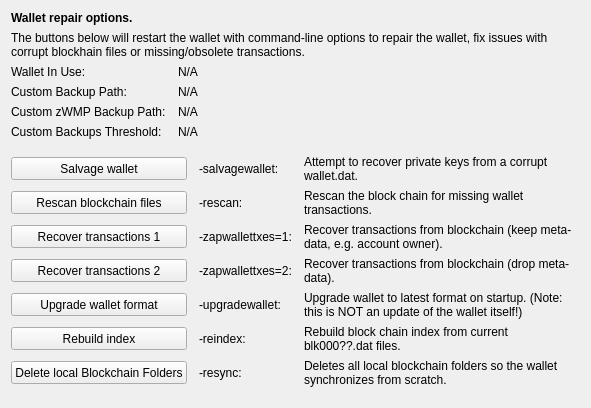
     <widget class="QWidget" name="tab_repair">
      <attribute name="title">
       <string>&amp;Wallet Repair</string>
      </attribute>
      <layout class="QGridLayout" name="gridLayout_4" columnstretch="0,0,0,0">
       <property name="horizontalSpacing">
        <number>12</number>
       </property>
       <item row="0" column="0" colspan="4">
        <widget class="QLabel" name="label_repair_header">
         <property name="font">
          <font>
           <weight>75</weight>
           <bold>true</bold>
          </font>
         </property>
         <property name="text">
          <string>Wallet repair options.</string>
         </property>
        </widget>
       </item>
       <item row="1" column="0" colspan="4">
        <widget class="QLabel" name="label_repair_helptext">
         <property name="font">
          <font>
           <weight>50</weight>
           <bold>false</bold>
          </font>
         </property>
         <property name="text">
          <string>The buttons below will restart the wallet with command-line options to repair the wallet, fix issues with corrupt blockhain files or missing/obsolete transactions.</string>
         </property>
         <property name="wordWrap">
          <bool>true</bool>
         </property>
        </widget>
       </item>
       <item row="2" column="0">
        <widget class="QLabel" name="wallet_path_label">
         <property name="text">
          <string>Wallet In Use:</string>
         </property>
        </widget>
       </item>
       <item row="2" column="1" colspan="3">
        <widget class="QLabel" name="wallet_path">
         <property name="cursor">
          <cursorShape>IBeamCursor</cursorShape>
         </property>
         <property name="text">
          <string>N/A</string>
         </property>
         <property name="textFormat">
          <enum>Qt::PlainText</enum>
         </property>
         <property name="textInteractionFlags">
          <set>Qt::LinksAccessibleByMouse|Qt::TextSelectableByKeyboard|Qt::TextSelectableByMouse</set>
         </property>
        </widget>
       </item>
       <item row="3" column="0">
        <widget class="QLabel" name="wallet_custombackuppath_label">
         <property name="text">
          <string>Custom Backup Path:</string>
         </property>
         <property name="visible">
          <bool>false</bool>
         </property>
        </widget>
       </item>
       <item row="3" column="1" colspan="3">
        <widget class="QLabel" name="wallet_custombackuppath">
         <property name="cursor">
          <cursorShape>IBeamCursor</cursorShape>
         </property>
         <property name="text">
          <string>N/A</string>
         </property>
         <property name="textFormat">
          <enum>Qt::PlainText</enum>
         </property>
         <property name="textInteractionFlags">
          <set>Qt::LinksAccessibleByMouse|Qt::TextSelectableByKeyboard|Qt::TextSelectableByMouse</set>
         </property>
         <property name="visible">
          <bool>false</bool>
         </property>
        </widget>
       </item>
       <item row="4" column="0">
        <widget class="QLabel" name="wallet_customzpivbackuppath_label">
         <property name="text">
          <string>Custom zWMP Backup Path:</string>
         </property>
         <property name="visible">
          <bool>false</bool>
         </property>
        </widget>
       </item>
       <item row="4" column="1" colspan="3">
        <widget class="QLabel" name="wallet_customzpivbackuppath">
         <property name="cursor">
          <cursorShape>IBeamCursor</cursorShape>
         </property>
         <property name="text">
          <string>N/A</string>
         </property>
         <property name="textFormat">
          <enum>Qt::PlainText</enum>
         </property>
         <property name="textInteractionFlags">
          <set>Qt::LinksAccessibleByMouse|Qt::TextSelectableByKeyboard|Qt::TextSelectableByMouse</set>
         </property>
         <property name="visible">
          <bool>false</bool>
         </property>
        </widget>
       </item>
       <item row="5" column="0">
        <widget class="QLabel" name="wallet_custombackupthreshold_label">
         <property name="text">
          <string>Custom Backups Threshold:</string>
         </property>
         <property name="visible">
          <bool>false</bool>
         </property>
        </widget>
       </item>
       <item row="5" column="1" colspan="3">
        <widget class="QLabel" name="wallet_custombackupthreshold">
         <property name="cursor">
          <cursorShape>IBeamCursor</cursorShape>
         </property>
         <property name="text">
          <string>N/A</string>
         </property>
         <property name="textFormat">
          <enum>Qt::PlainText</enum>
         </property>
         <property name="textInteractionFlags">
          <set>Qt::LinksAccessibleByMouse|Qt::TextSelectableByKeyboard|Qt::TextSelectableByMouse</set>
         </property>
         <property name="visible">
          <bool>false</bool>
         </property>
        </widget>
       </item>
       <item row="6" column="0">
        <spacer name="verticalSpacer_repair1">
         <property name="orientation">
          <enum>Qt::Vertical</enum>
         </property>
         <property name="sizeHint" stdset="0">
          <size>
           <width>10</width>
           <height>10</height>
          </size>
         </property>
        </spacer>
       </item>
       <item row="7" column="0" colspan="2">
        <widget class="QPushButton" name="btn_salvagewallet">
         <property name="minimumSize">
          <size>
           <width>100</width>
           <height>23</height>
          </size>
         </property>
         <property name="text">
          <string>Salvage wallet</string>
         </property>
        </widget>
       </item>
       <item row="7" column="2">
        <widget class="QLabel" name="label_repair_salvage_command">
         <property name="text">
          <string notr="true">-salvagewallet:</string>
         </property>
        </widget>
       </item>
       <item row="7" column="3">
        <widget class="QLabel" name="label_repair_salvage">
         <property name="text">
          <string>Attempt to recover private keys from a corrupt wallet.dat.</string>
         </property>
         <property name="wordWrap">
          <bool>true</bool>
         </property>
        </widget>
       </item>
       <item row="8" column="0" colspan="2">
        <widget class="QPushButton" name="btn_rescan">
         <property name="minimumSize">
          <size>
           <width>100</width>
           <height>23</height>
          </size>
         </property>
         <property name="text">
          <string>Rescan blockchain files</string>
         </property>
        </widget>
       </item>
       <item row="8" column="2">
        <widget class="QLabel" name="label_repair_rescan_command">
         <property name="text">
          <string notr="true">-rescan:</string>
         </property>
        </widget>
       </item>
       <item row="8" column="3">
        <widget class="QLabel" name="label_repair_rescan">
         <property name="text">
          <string>Rescan the block chain for missing wallet transactions.</string>
         </property>
         <property name="wordWrap">
          <bool>true</bool>
         </property>
        </widget>
       </item>
       <item row="9" column="0" colspan="2">
        <widget class="QPushButton" name="btn_zapwallettxes1">
         <property name="minimumSize">
          <size>
           <width>100</width>
           <height>23</height>
          </size>
         </property>
         <property name="text">
          <string>Recover transactions 1</string>
         </property>
        </widget>
       </item>
       <item row="9" column="2">
        <widget class="QLabel" name="label_repair_zap1_command">
         <property name="text">
          <string notr="true">-zapwallettxes=1:</string>
         </property>
        </widget>
       </item>
       <item row="9" column="3">
        <widget class="QLabel" name="label_repair_zap1">
         <property name="text">
          <string>Recover transactions from blockchain (keep meta-data, e.g. account owner).</string>
         </property>
         <property name="wordWrap">
          <bool>true</bool>
         </property>
        </widget>
       </item>
       <item row="10" column="0" colspan="2">
        <widget class="QPushButton" name="btn_zapwallettxes2">
         <property name="minimumSize">
          <size>
           <width>100</width>
           <height>23</height>
          </size>
         </property>
         <property name="text">
          <string>Recover transactions 2</string>
         </property>
        </widget>
       </item>
       <item row="10" column="2">
        <widget class="QLabel" name="label_repair_zap2_command">
         <property name="text">
          <string notr="true">-zapwallettxes=2:</string>
         </property>
        </widget>
       </item>
       <item row="10" column="3">
        <widget class="QLabel" name="label_repair_zap2">
         <property name="text">
          <string>Recover transactions from blockchain (drop meta-data).</string>
         </property>
         <property name="wordWrap">
          <bool>true</bool>
         </property>
        </widget>
       </item>
       <item row="11" column="0" colspan="2">
        <widget class="QPushButton" name="btn_upgradewallet">
         <property name="minimumSize">
          <size>
           <width>100</width>
           <height>23</height>
          </size>
         </property>
         <property name="text">
          <string>Upgrade wallet format</string>
         </property>
        </widget>
       </item>
       <item row="11" column="2">
        <widget class="QLabel" name="label_repair_upgrade_command">
         <property name="text">
          <string notr="true">-upgradewallet:</string>
         </property>
        </widget>
       </item>
       <item row="11" column="3">
        <widget class="QLabel" name="label_repair_upgrade">
         <property name="text">
          <string>Upgrade wallet to latest format on startup. (Note: this is NOT an update of the wallet itself!)</string>
         </property>
         <property name="wordWrap">
          <bool>true</bool>
         </property>
        </widget>
       </item>
       <item row="12" column="0" colspan="2">
        <widget class="QPushButton" name="btn_reindex">
         <property name="minimumSize">
          <size>
           <width>100</width>
           <height>23</height>
          </size>
         </property>
         <property name="text">
          <string>Rebuild index</string>
         </property>
        </widget>
       </item>
       <item row="12" column="2">
        <widget class="QLabel" name="label_repair_reindex_command">
         <property name="text">
          <string notr="true">-reindex:</string>
         </property>
        </widget>
       </item>
       <item row="12" column="3">
        <widget class="QLabel" name="label_repair_reindex">
         <property name="text">
          <string>Rebuild block chain index from current blk000??.dat files.</string>
         </property>
         <property name="wordWrap">
          <bool>true</bool>
         </property>
        </widget>
       </item>
       <item row="13" column="0" colspan="2">
        <widget class="QPushButton" name="btn_resync">
         <property name="minimumSize">
          <size>
           <width>100</width>
           <height>23</height>
          </size>
         </property>
         <property name="text">
          <string>Delete local Blockchain Folders</string>
         </property>
        </widget>
       </item>
       <item row="13" column="2">
        <widget class="QLabel" name="label_repair_resync_command">
         <property name="text">
          <string>-resync:</string>
         </property>
        </widget>
       </item>
       <item row="13" column="3">
        <widget class="QLabel" name="label_repair_resync">
         <property name="text">
          <string>Deletes all local blockchain folders so the wallet synchronizes from scratch.</string>
         </property>
         <property name="wordWrap">
          <bool>true</bool>
         </property>
        </widget>
       </item>
       <item row="14" column="0">
        <spacer name="verticalSpacer_repair2">
         <property name="orientation">
          <enum>Qt::Vertical</enum>
         </property>
         <property name="sizeHint" stdset="0">
          <size>
           <width>20</width>
           <height>10</height>
          </size>
         </property>
        </spacer>
       </item>
      </layout>
     </widget>
